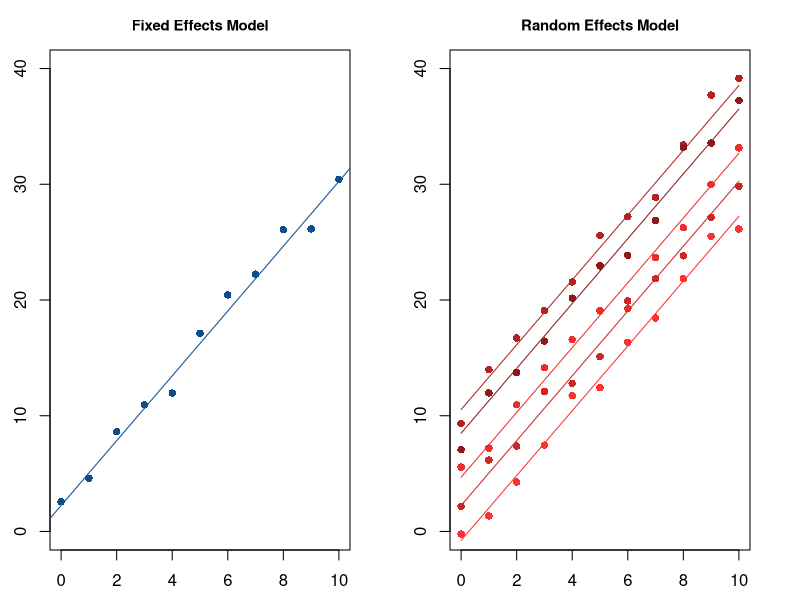
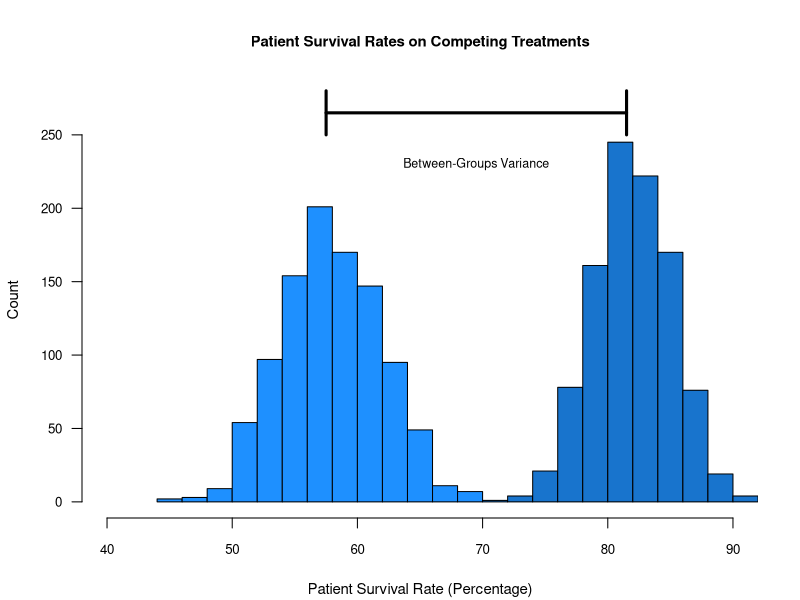
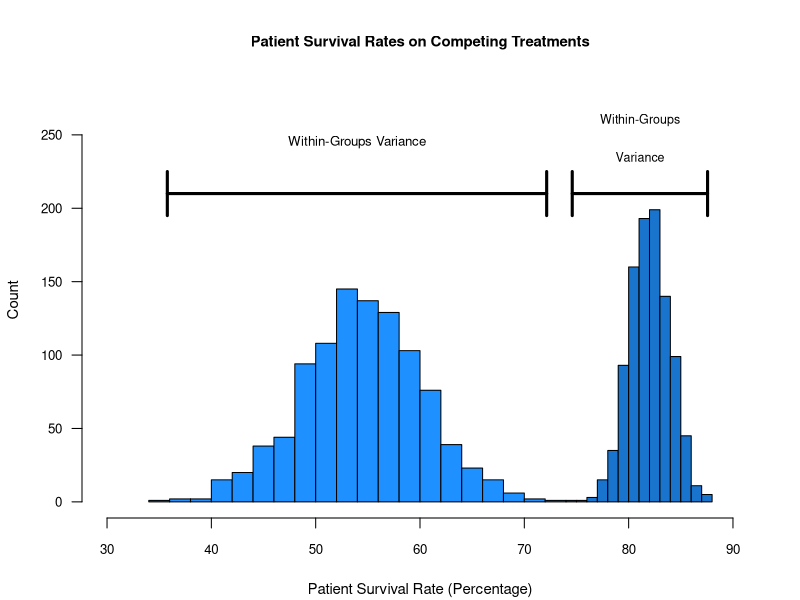

Recreate these plots in R, in order.
###############################################################################
# Fixed versus Random Effects
###############################################################################
set.seed(2800)
a <- rnorm(5, 5.7, 5)
b <- 2.8
x <- c(0:10)

layout(matrix(c(1,2),1,2))
par(mar=c(2,2,2,2)+0.5)
plot(x, a[3]+x*b+rnorm(x, 0, 1), xlab = "", ylab = "",
     main = "Fixed Effects Model",
     col = "dodgerblue4", pch = 16,
     xlim = c(0, 10), ylim = c(0, 40),
     cex.main = 0.9)
abline(a = a[3], b, col = "dodgerblue4")

plot(x, a[3]+b*x, type = "n", xlab = "",
     ylab = "", main = "Random Effects Model",
     xlim = c(0, 10), ylim = c(0, 40),
     cex.main = 0.9)

cols <- c("firebrick1", "firebrick2", "firebrick3",
          "firebrick", "firebrick4")

for(i in 1:length(a)) {
  points(x, a[i]+x*b+rnorm(x, 0, 1), pch = 16,
         col = cols[i])
  lines(x, a[i]+x*b, col = cols[i])
}

###############################################################################
# Sum of Squares
###############################################################################

set.seed(0)
layout(matrix(c(1),1))
par(mar=c(4.1,4.1,4.1,2.1))

# Between-groups variance example
group1 <- rnorm(1000, mean = 58, sd = 4)
group2 <- rnorm(1000, mean = 82, sd = 3)

hist(group1, col = "dodgerblue1",
     border = "black", las = 1,
     xlim = c(40, 90), ylim = c(0, 275),
     xlab = "Patient Survival Rate (Percentage)",
     ylab = "Count",
     main = "Patient Survival Rates on Competing Treatments",
     cex.main = 0.9, cex.lab = 0.9, cex.axis = 0.8)

hist(group2, col = "dodgerblue3",
     border = "black", add = TRUE)

segments(57.5, 265, 81.5, 265,
         col = "black", lwd = 3)
segments(57.5, 250, 57.5, 280,
         col = "black", lwd = 3)
segments(81.5, 250, 81.5, 280,
         col = "black", lwd = 3)
text("Between-Groups Variance", x = 69.5, y = 230,
     cex = 0.75)

# Within-groups variance example
group3 <- rnorm(1000, mean = 54, sd = 6)
group4 <- rnorm(1000, mean = 82, sd = 2)

hist(group3, col = "dodgerblue1",
     border = "black", las = 1,
     xlim = c(30, 90), ylim = c(0, 275),
     xlab = "Patient Survival Rate (Percentage)",
     ylab = "Count",
     main = "Patient Survival Rates on Competing Treatments",
     cex.main = 0.9, cex.lab = 0.9, cex.axis = 0.8,
     breaks = 20)

hist(group4, col = "dodgerblue3",
     border = "black", add = TRUE)

segments(min(group3), 210, max(group3), 210,
         col = "black", lwd = 3)
segments(min(group3), 195, min(group3), 225,
         col = "black", lwd = 3)
segments(max(group3), 195, max(group3), 225,
         col = "black", lwd = 3)
text("Within-Groups Variance",
     x = min(group3)+0.5*(max(group3)-min(group3)),
     y = 245, cex = 0.8)

segments(min(group4), 210, max(group4), 210,
         col = "black", lwd = 3)
segments(min(group4), 195, min(group4), 225,
         col = "black", lwd = 3)
segments(max(group4), 195, max(group4), 225,
         col = "black", lwd = 3)
text("Within-Groups",
     x = min(group4)+0.5*(max(group4)-min(group4)),
     y = 260, cex = 0.75)
text("Variance",
     x = min(group4)+0.5*(max(group4)-min(group4)),
     y = 235, cex = 0.75)
